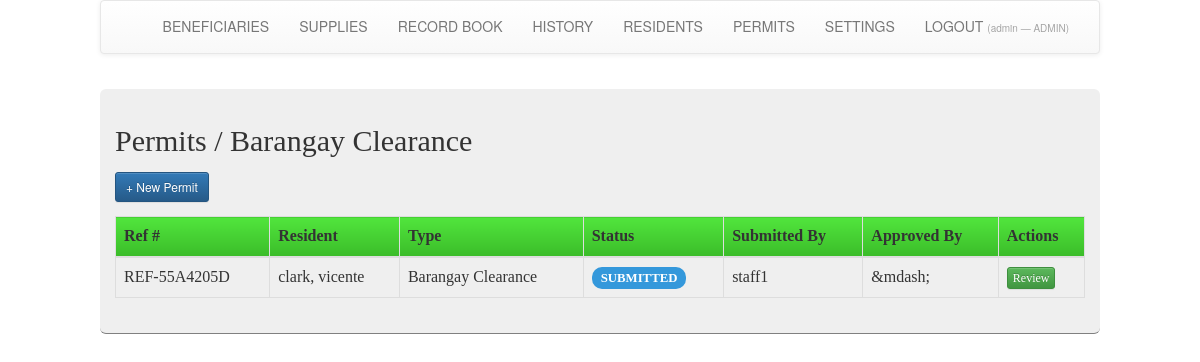
/inventoryProjBrgy/inventoryProjBrgy/permits.php (signed in), run on the app's committed database.
### tables this page shows
CREATE TABLE `permits` (
  `id` int(11) NOT NULL,
  `resident_id` int(11) NOT NULL,
  `permit_type_id` int(11) NOT NULL,
  `reference_no` varchar(50) NOT NULL COMMENT 'Human-readable permit reference (search target)',
  `status` enum('draft','submitted','approved','rejected','ready_for_payment','paid','issued') NOT NULL DEFAULT 'draft',
  `submitted_by` int(11) DEFAULT NULL COMMENT 'FK → users.id (staff who submitted)',
  `approved_by` int(11) DEFAULT NULL COMMENT 'FK → users.id (admin who approved/rejected)',
  `submitted_at` timestamp NULL DEFAULT NULL,
  `approved_at` timestamp NULL DEFAULT NULL,
  `remarks` text DEFAULT NULL,
  `created_at` timestamp NOT NULL DEFAULT current_timestamp(),
  `updated_at` timestamp NOT NULL DEFAULT current_timestamp() ON UPDATE current_timestamp()
);

CREATE TABLE `residents` (
  `id` int(11) NOT NULL,
  `barangay_id` int(11) NOT NULL,
  `last_name` varchar(100) NOT NULL,
  `first_name` varchar(100) NOT NULL,
  `middle_name` varchar(100) DEFAULT NULL,
  `email` varchar(255) NOT NULL COMMENT 'Required for SMTP notifications',
  `phone` varchar(30) DEFAULT NULL,
  `birthdate` date DEFAULT NULL,
  `gender` varchar(20) DEFAULT NULL,
  `address_line` text DEFAULT NULL,
  `status` enum('active','archived') NOT NULL DEFAULT 'active',
  `created_by_user_id` int(11) NOT NULL COMMENT 'FK → users.id (staff who created)',
  `created_at` timestamp NOT NULL DEFAULT current_timestamp(),
  `updated_at` timestamp NOT NULL DEFAULT current_timestamp() ON UPDATE current_timestamp()
);

CREATE TABLE `permit_types` (
  `id` int(11) NOT NULL,
  `name` varchar(100) NOT NULL,
  `description` text DEFAULT NULL,
  `is_active` tinyint(1) NOT NULL DEFAULT 1,
  `created_at` timestamp NOT NULL DEFAULT current_timestamp()
);

CREATE TABLE `users` (
  `id` int(11) NOT NULL,
  `UserName` varchar(50) NOT NULL,
  `PaSS` varchar(50) NOT NULL,
  `role` enum('staff','admin') NOT NULL DEFAULT 'staff',
  `password_hash` varchar(255) DEFAULT NULL COMMENT 'bcrypt via password_hash(). Migrate from PaSS.',
  `barangay_id` int(11) DEFAULT NULL,
  `created_at` timestamp NOT NULL DEFAULT current_timestamp(),
  `updated_at` timestamp NOT NULL DEFAULT current_timestamp() ON UPDATE current_timestamp()
);

### inventoryProjBrgy/inventoryProjBrgy/actions.php (called while the page is built, shortened)
<?php
function list_permits($resident_id = null) {
    include __DIR__ . '/dbcon.php';
    $where = ($resident_id !== null) ? 'WHERE p.resident_id = ' . (int)$resident_id : '';
    $sql = "SELECT p.*,
                   r.last_name, r.first_name,
                   pt.name AS permit_type_name,
                   su.UserName AS submitted_by_name,
                   au.UserName AS approved_by_name
            FROM permits p
            JOIN residents r    ON r.id  = p.resident_id
            JOIN permit_types pt ON pt.id = p.permit_type_id
            LEFT JOIN users su  ON su.id  = p.submitted_by
            LEFT JOIN users au  ON au.id  = p.approved_by
            $where
            ORDER BY p.updated_at DESC";
    $result = mysqli_query($con, $sql);
    $rows = array();
    if ($result) {
        while ($row = mysqli_fetch_assoc($result)) {
            $rows[] = $row;
        }
    }
    return $rows;
}

### inventoryProjBrgy/inventoryProjBrgy/require_auth.php (called while the page is built, shortened)
<?php
function current_role() {
    return isset($_SESSION['role']) ? (string)$_SESSION['role'] : 'staff';
}
function is_admin() {
    return current_role() === 'admin';
}

### inventoryProjBrgy/inventoryProjBrgy/permits.php (the view, shortened to what this page needs)
<?php
require_once __DIR__ . '/require_auth.php';
include __DIR__ . '/dbcon.php';
include __DIR__ . '/actions.php';
$resident_id = isset($_GET['resident_id']) ? (int)$_GET['resident_id'] : null;
$permits     = list_permits($resident_id);
$status_colors = array(
    'draft'     => '#95a5a6',
    'submitted' => '#3498db',
    'approved'  => '#27ae60',
    'rejected'  => '#e74c3c',
    'paid'      => '#8e44ad',
    'issued'    => '#1a5276',
);
?><!DOCTYPE html>
<html>
<head>
  <?php include __DIR__ . '/head.php'; ?>
</head>
<body>
<div class="pane">
  <?php include __DIR__ . '/nav.php'; ?>
  <div class="content">
    <h2>Permits / Barangay Clearance</h2>
    <div style="margin-bottom:14px;display:flex;gap:8px;flex-wrap:wrap;align-items:center">
      <a href="permit_form.php<?php echo $resident_id ? '?resident_id='.$resident_id : ''; ?>"
         class="btn btn-primary btn-sm">+ New Permit</a>
    </div>
    <?php if (empty($permits)): ?>
      <p style="color:#888">No permits found.</p>
    <?php else: ?>
    <table class="tableheader table table-bordered" style="width:100%">
      <thead>
        <tr>
          <th>Ref #</th><th>Resident</th><th>Type</th><th>Status</th>
          <th>Submitted By</th><th>Approved By</th><th>Actions</th>
        </tr>
      </thead>
      <tbody>
      <?php foreach ($permits as $p):
        $color = isset($status_colors[$p['status']]) ? $status_colors[$p['status']] : '#555';
      ?>
        <tr>
          <td><?php echo htmlspecialchars($p['reference_no'], ENT_QUOTES, 'UTF-8'); ?></td>
          <td><?php echo htmlspecialchars($p['last_name'] . ', ' . $p['first_name'], ENT_QUOTES, 'UTF-8'); ?></td>
          <td><?php echo htmlspecialchars($p['permit_type_name'], ENT_QUOTES, 'UTF-8'); ?></td>
          <td><span class="badge-status" style="background:<?php echo $color; ?>"><?php echo strtoupper($p['status']); ?></span></td>
          <td><?php echo htmlspecialchars($p['submitted_by_name'] ?? '&mdash;', ENT_QUOTES, 'UTF-8'); ?></td>
          <td><?php echo htmlspecialchars($p['approved_by_name'] ?? '&mdash;', ENT_QUOTES, 'UTF-8'); ?></td>
          <td>
            <?php if ($p['status'] === 'submitted' && function_exists('is_admin') && is_admin()): ?>
              <a href="permit_view.php?id=<?php echo $p['id']; ?>" class="btn btn-xs btn-success">Review</a>
            <?php else: ?>
              <a href="permit_view.php?id=<?php echo $p['id']; ?>" class="btn btn-xs btn-default">View</a>
            <?php endif; ?>
          </td>
        </tr>
      <?php endforeach; ?>
      </tbody>
    </table>
    <?php endif; ?>
  </div>
</div>
</body>
</html>

### inventoryProjBrgy/inventoryProjBrgy/styles/main.css (style rules this page uses)
* { margin: 0px; padding: 0px; }
h1, h2, h3 { font-family: Century Gothic; font-weight: normal; margin-bottom: 15px; }
div.pane { width: 1000px; margin: 0px auto; }
div.content { border-radius: 6px; background-color: #EFEFEF; margin-top: 15px; width: 1000px; display: block; position: relative; float: left; padding: 15px; border-bottom: 1px solid gray; }
a { text-decoration: none; color: #636363; }
table.tableheader { width: 100%; font-family: Calibri; }
table.tableheader th { vertical-align: top; text-align: left; font-size: 12pt; background-image: linear-gradient(to bottom, #51e53d, #3bbc29); padding: 4px; }
table.tableheader td { font-size: 12pt; padding: 4px; }

### inventoryProjBrgy/inventoryProjBrgy/permits.php (style rules this page uses)
.badge-status { display:inline-block; padding:2px 9px; border-radius:10px; font-size:.8em; color:#fff; font-weight:600; }

### data on the page
permits: reference_no "REF-55A4205D", resident.first_name "clark, vicente", permit_type.name "Barangay Clearance", status "SUBMITTED", submitted_by.UserName "staff1", approved_by_name "&mdash;"

### other printed values
$_nav_user "admin"
$_nav_role "ADMIN"
